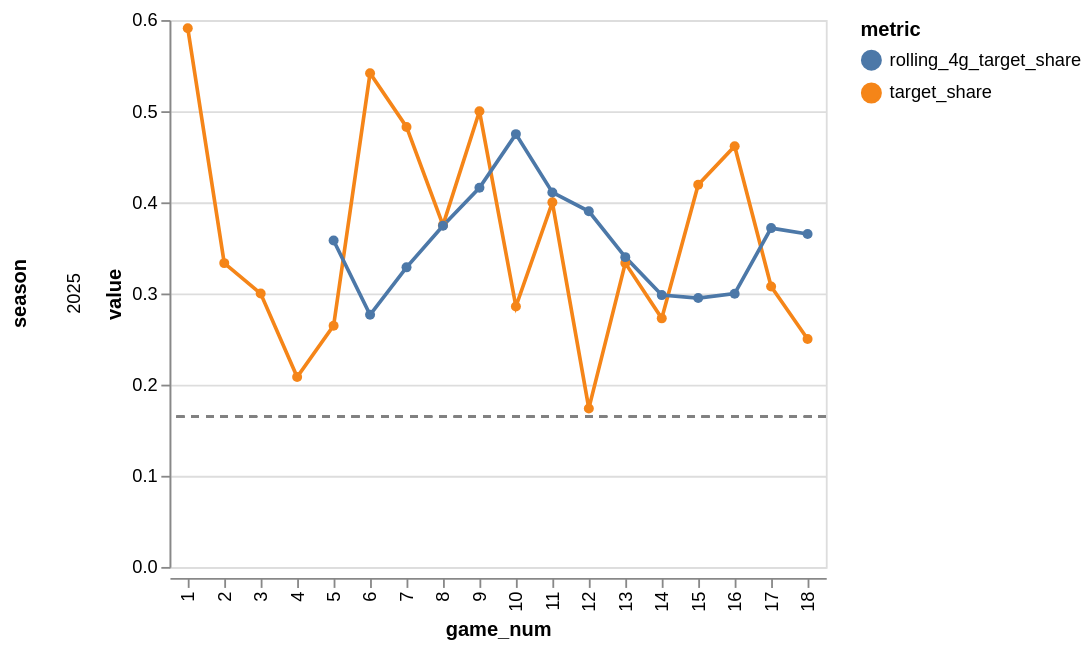

The notebook cell this image was saved under:
### Code cell
base = alt.Chart(plot_data).encode(
    x='game_num:O',
    y='value:Q'
)

main_lines = base.mark_line(point=True).encode(
    color='metric:N'
)

mean_line = alt.Chart(plot_data).mark_rule(color='gray', strokeDash=[4,4]).encode(
    y=alt.datum(0.165)
)

alt.layer(main_lines, mean_line, data=plot_data).facet(
    row='season:N'
).resolve_scale(y='independent')

### Figure 1 — Vega-Lite specification as saved in the notebook (floating-point values rounded to 4 significant figures)
{"config": {"view": {"continuousWidth": 300, "continuousHeight": 300}}, "data": {"name": "data-594a97ebbbee4d0ba2e8e7cdd28d312f"}, "facet": {"row": {"field": "season", "type": "nominal"}}, "spec": {"layer": [{"mark": {"type": "line", "point": true}, "encoding": {"color": {"field": "metric", "type": "nominal"}, "x": {"field": "game_num", "type": "ordinal"}, "y": {"field": "value", "type": "quantitative"}}}, {"mark": {"type": "rule", "color": "gray", "strokeDash": [4, 4]}, "encoding": {"y": {"datum": 0.165}}}]}, "resolve": {"scale": {"y": "independent"}}, "$schema": "https://vega.github.io/schema/vega-lite/v6.1.0.json", "datasets": {"data-594a97ebbbee4d0ba2e8e7cdd28d312f": [{"game_num": 1, "season": 2025, "metric": "target_share", "value": 0.5909}, {"game_num": 2, "season": 2025, "metric": "target_share", "value": 0.3333}, {"game_num": 3, "season": 2025, "metric": "target_share", "value": 0.3}, {"game_num": 4, "season": 2025, "metric": "target_share", "value": 0.2083}, {"game_num": 5, "season": 2025, "metric": "target_share", "value": 0.2647}, {"game_num": 6, "season": 2025, "metric": "target_share", "value": 0.5417}, {"game_num": 7, "season": 2025, "metric": "target_share", "value": 0.4828}, {"game_num": 8, "season": 2025, "metric": "target_share", "value": 0.375}, {"game_num": 9, "season": 2025, "metric": "target_share", "value": 0.5}, {"game_num": 10, "season": 2025, "metric": "target_share", "value": 0.2857}, {"game_num": 11, "season": 2025, "metric": "target_share", "value": 0.4}, {"game_num": 12, "season": 2025, "metric": "target_share", "value": 0.1739}, {"game_num": 13, "season": 2025, "metric": "target_share", "value": 0.3333}, {"game_num": 14, "season": 2025, "metric": "target_share", "value": 0.2727}, {"game_num": 15, "season": 2025, "metric": "target_share", "value": 0.4194}, {"game_num": 16, "season": 2025, "metric": "target_share", "value": 0.4615}, {"game_num": 17, "season": 2025, "metric": "target_share", "value": 0.3077}, {"game_num": 18, "season": 2025, "metric": "target_share", "value": 0.25}, {"game_num": 1, "season": 2025, "metric": "rolling_4g_target_share", "value": null}, {"game_num": 2, "season": 2025, "metric": "rolling_4g_target_share", "value": null}, {"game_num": 3, "season": 2025, "metric": "rolling_4g_target_share", "value": null}, {"game_num": 4, "season": 2025, "metric": "rolling_4g_target_share", "value": null}, {"game_num": 5, "season": 2025, "metric": "rolling_4g_target_share", "value": 0.3581}, {"game_num": 6, "season": 2025, "metric": "rolling_4g_target_share", "value": 0.2766}, {"game_num": 7, "season": 2025, "metric": "rolling_4g_target_share", "value": 0.3287}, {"game_num": 8, "season": 2025, "metric": "rolling_4g_target_share", "value": 0.3744}, {"game_num": 9, "season": 2025, "metric": "rolling_4g_target_share", "value": 0.416}, {"game_num": 10, "season": 2025, "metric": "rolling_4g_target_share", "value": 0.4749}, {"game_num": 11, "season": 2025, "metric": "rolling_4g_target_share", "value": 0.4109}, {"game_num": 12, "season": 2025, "metric": "rolling_4g_target_share", "value": 0.3902}, {"game_num": 13, "season": 2025, "metric": "rolling_4g_target_share", "value": 0.3399}, {"game_num": 14, "season": 2025, "metric": "rolling_4g_target_share", "value": 0.2982}, {"game_num": 15, "season": 2025, "metric": "rolling_4g_target_share", "value": 0.295}, {"game_num": 16, "season": 2025, "metric": "rolling_4g_target_share", "value": 0.2998}, {"game_num": 17, "season": 2025, "metric": "rolling_4g_target_share", "value": 0.3717}, {"game_num": 18, "season": 2025, "metric": "rolling_4g_target_share", "value": 0.3653}]}}
